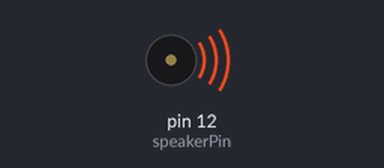
The sketch below on a simulated Arduino Uno, built with avr-gcc and run on an emulated ATmega328P. Shown: buzzer (waves = sounding). What the sketch prints to the serial monitor is not drawn.

Above: at 0.2 s.
Timing chart, 0 to 10.5 s (numbered marks = the images above):
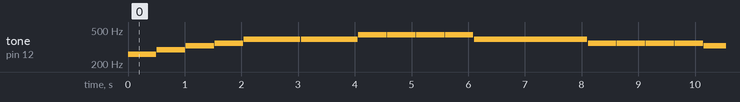

The sketch:

task4_lab6.ino
```cpp
  const int C=260;
  const int D= 292;
  const int E= 328;
  const int F=348;
  const int G =392;
  const int A= 440;
  const int H=492;
  const int c=520;

  int speakerPin=12;
  int currentDuration=0;
  int sizeOfArray=0;

  int melodi[22] = {C,D,E,F,G,G,A,A,A,A,G,F,F,F,F,E,E,D,D,D,D,C};
  int duration[22] = {1,1,1,1,2,2,1,1,1,1,4,1,1,1,1,2,2,1,1,1,1,4};

  void setup() {

     Serial.begin(9600);

  }

  void loop() {

    sizeOfArray= (sizeof(melodi)/ sizeof(melodi[0]));

    for(int i=0; i<sizeOfArray; i++){
      currentDuration= duration[i]*500;
      Serial.println(melodi[i]);
      tone(speakerPin, melodi[i], currentDuration);
      delay(currentDuration+10);

    }

  }
```

Measured:
- by itself, tone on pin 12 (speakerPin): plays 260 Hz for 0.50 s, 292 Hz for 0.50 s, 328 Hz for 0.50 s, 348 Hz for 0.50 s, 392 Hz for 1.0 s, 392 Hz for 1.0 s … (177 notes in this stretch)
